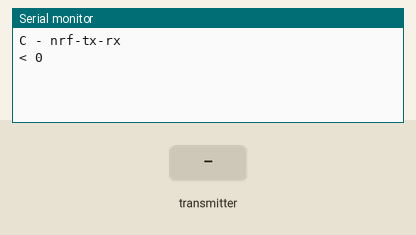
Simulated run of this sketch. Board: Arduino Uno, built with avr-gcc and run on an emulated ATmega328P. On the bench: the last lines printed to the serial monitor. Inputs (shaded band) come from the test bench. No radio packets arrive unless stated.

Above: at 1.2 s.
1.3 s: the transmitter starts sending v = 0
At 2.1 s:
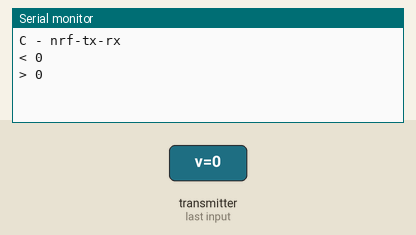
3.8 s: the transmitter starts sending v = 64
At 5.1 s:
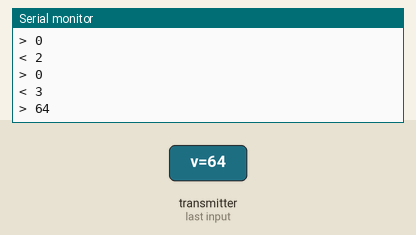
Timing chart, 0 to 6.8 s (numbered marks = the images above; inputs shaded):
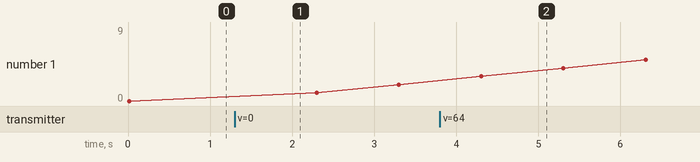

The sketch:

nrf-tx-rx-seq.ino
```cpp
#include <SPI.h>
#include <nRF24L01.h>
#include <RF24.h>

//#define Serial SerialUSB

byte V = 0;
const uint64_t pipe = 0xAABBCCDDEELL;
RF24 radio(8,7);

void setup() {
  // put your setup code here, to run once:
    Serial.begin(9600);
    Serial.println("C - nrf-tx-rx");

    radio.begin();
    //radio.disableCRC();
    radio.setPayloadSize(1);
    radio.setAutoAck(false);              // true by default
    radio.setDataRate(RF24_1MBPS);
    //radio.setDataRate(RF24_2MBPS);
    radio.openWritingPipe(pipe);
    radio.openReadingPipe(1,pipe);
    radio.startListening();
}

void loop() {
  static int i = 0;
  {
    Serial.print("< ");
    Serial.println(i);
    radio.stopListening();
    radio.write(&i, 1);
    radio.startListening();
    i++;
  }
  {
      while (!radio.available());
      byte v;
      radio.read(&v, 1);
      Serial.print("> ");
      Serial.println(v);
  }
  delay(1000);
}
```

Measured:
- after the input at 1.3 s, the serial monitor: prints a new line at once (image 1)
- after the input at 3.8 s, the serial monitor: prints a new line after 0.51 s (image 2)
- plotted number 1: 0 → 2 after the input at 1.3 s
